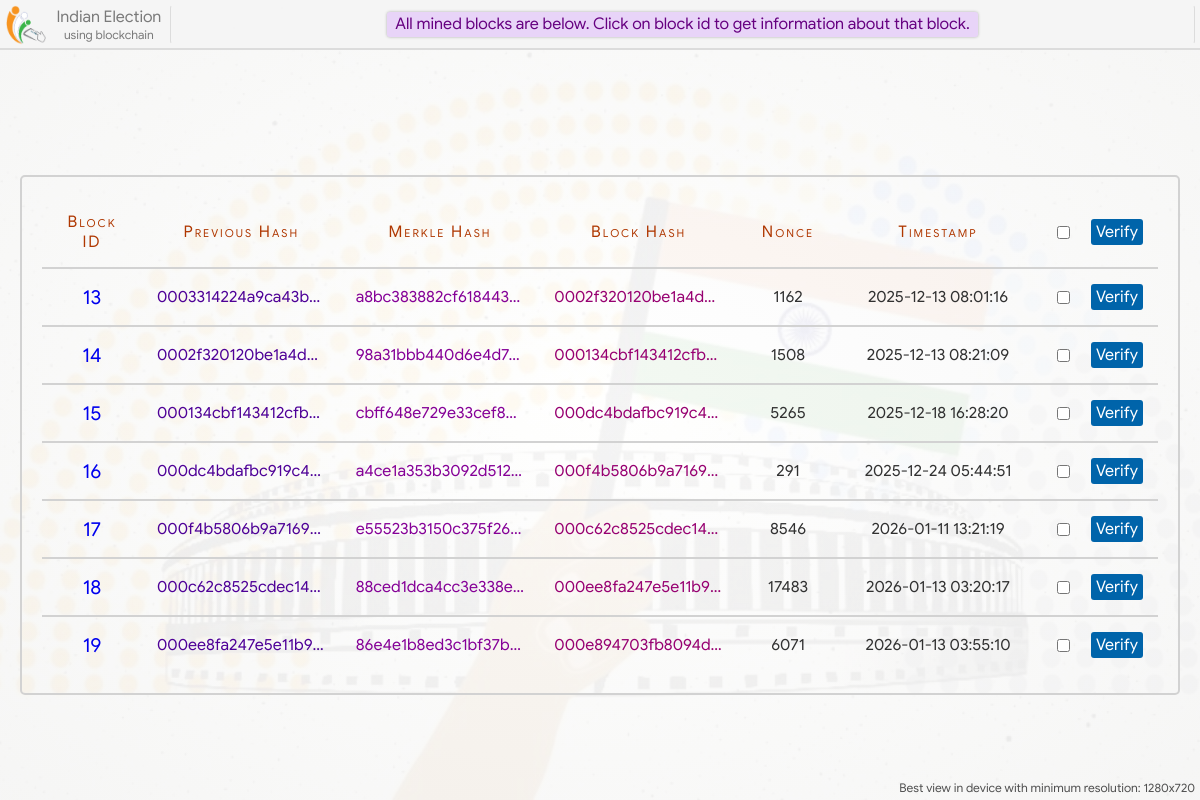
Screenshot of /blockchain/ with the database file from the repository.
### home/models.py (models this page shows)
class Block(models.Model):
    prev_hash = models.CharField(max_length=100, blank=True)
    merkle_hash = models.CharField(max_length=100, blank=True)
    this_hash = models.CharField(max_length=100, blank=True)
    nonce = models.IntegerField(null=True)
    timestamp = models.DateTimeField()

### home/views.py (the view)
# urls.py: path('blockchain/', views.blockchain, name='blockchain'),
def blockchain(request):
    blocks = Block.objects.all()
    return render(request, 'blockchain.html', {'blocks':blocks})

### home/templates/blockchain.html (shortened to what this page needs)
{% extends 'base.html' %}
{% load static %}
{% block head %}
    <link rel="stylesheet" type="text/css" href="{% static 'css/blockchain.css' %}">
{% endblock %}
{% block main_content %}
<div class="blocks">
    <table class="mine-block-result">
        <tr class="table-header">
            <td>Block ID</td>
            <td>Previous Hash</td>
            <td>Merkle Hash</td>
            <td>Block Hash</td>
            <td>Nonce</td>
            <td>Timestamp</td>
            <td> <div class="verify-button" title="Click to verify selected Blocks"> <input type="checkbox" onchange="verifySelect(this)"> <span onclick="verifyBlock(this)">Verify</span> </div> </td>
        </tr>
        {% if blocks %}
        {% for block in blocks %}
        <tr id="{{ block.id }}">
            <td> <a class="block-info-link" href="/block-info/?id={{block.id}}"> {{ block.id }} </a> </td>
            <td title="{{ block.prev_hash }}" style="color: rgb(78, 0, 151);">{{ block.prev_hash }}</td>
            <td title="{{ block.merkle_hash }}" style="color: rgb(133, 0, 151);">{{ block.merkle_hash }}</td>
            <td title="{{ block.this_hash }}" style="color: rgb(151, 0, 113);">{{ block.this_hash }}</td>
            <td>{{ block.nonce }}</td>
            <td>{{ block.timestamp|date:"Y-m-d" }} {{ block.timestamp|time:"H:i:s" }}</td>
            <td> <div class="verify-button" title="Click to verify this Block"> <input type="checkbox" onchange="verifySelect(this)"> <span onclick="verifyBlock(this)">Verify</span> </div> </td>
        </tr>
        {% endfor %}
        {% else %}
        <tr>
            <td colspan="7">No Blocks</td>
        </tr>
        {% endif %}
    </table>
</div>
{% endblock %}

### home/templates/base.html (shortened to what this page needs)
{% load static %}
<!DOCTYPE html>
<html lang="en">
<head>
    <link rel="stylesheet" type="text/css" href="{% static 'css/animations.css' %}">
    <link rel="stylesheet" type="text/css" href="{% static 'css/loading.css' %}">
    <link rel="stylesheet" type="text/css" href="{% static 'css/base.css' %}">
    <link rel="stylesheet" type="text/css" href="{% static 'css/home.css' %}">
    <link rel="stylesheet" type="text/css" href="{% static 'css/candidate-profile.css' %}">
    <link rel="stylesheet" type="text/css" href="{% static 'css/voting.css' %}">
    <link rel="stylesheet" type="text/css" href="{% static 'css/final-status.css' %}">
    {% block head %}{% endblock %}
</head>
<body>
    <div class="gradient"></div>
    <div class="main-content">
        {% block main_content %}{% endblock %}
    </div>
    <div class="header">
            <div class="logo" title="Navigation Bar">
                <img style="height: 40px; width: 40px; margin: auto;" src="{% static 'images/logo.png' %}">
                <div class="logo-text">
                    <span class="logo-text" style="font-size: 16px;">Indian Election</span>
                    <span class="logo-text" style="font-size: 12px;">using blockchain</span>
                </div>
            </div>
            <div class="status-box">
            </div>
    </div>
    <div class="view-msg">Best view in device with minimum resolution: 1280x720</div>
</body>
</html>

### home/static/css/base.css (style rules this page uses)
* { box-sizing: border-box; font-family: calibri; font-size: 20px; }
a { text-decoration: none; }
html, body { display: flex; padding: 0; margin: 0; width: 100%; min-height: 100%; }
body { display: flex; flex-direction: column; background: url('../images/vote-bg.jpg'); background-position: center; background-repeat: no-repeat; background-size: cover; background-attachment: fixed; }
.gradient { position: fixed; top: 0; left: 0; height: 100%; width: 100%; background: radial-gradient(rgba(255,255,255, 0.95), rgba(245,245,245, 0.95)); background-attachment: fixed; z-index: -10; }
.header { position: fixed; top: 0px; left: 0px; height: 50px; padding: 5px; padding-left: 0; display: flex; width: 100%; background: rgb(245, 245, 245, 0.95); border-bottom: 2px solid rgba(0,0,0,0.1); z-index: 7; }
.header > .logo { display: flex; min-width: 170px; width: max-content; padding-right: 3px; cursor: pointer; }
.header > .logo > .logo-text { margin: auto; color: rgba(0,0,0,0.5); margin-left: 5px; display: flex; flex-direction: column; text-align: center; }
.status-box { overflow: hidden; display: flex; flex-direction: column; margin: auto; flex: 1; border: 1px solid rgba(255, 0, 0, 0); border-left: 1px solid rgba(0,0,0,0.1); border-right: 1px solid rgba(0,0,0,0.1); border-radius: 3px; padding: 4px 10px; height: 39px; }
.main-content { display: flex; margin: auto; margin-top: 70px; min-height: calc(100% - 70px); padding: 20px; width: 100%; }
.view-msg { position: fixed; bottom: 5px; right: 5px; font-size: 12px; color: rgb(80, 80, 80); }

### home/static/css/blockchain.css (style rules this page uses)
.blocks { width: 100%; margin: auto; display: flex; padding: 20px; border: 2px solid rgb(210, 210, 210); border-radius: 5px; }
table.mine-block-result { width: 100%; border-collapse: collapse; word-wrap: break-word; table-layout: fixed; }
table.mine-block-result tr { border-bottom: 2px solid rgb(210, 210, 210); }
table.mine-block-result tr:last-child { border-bottom: none; }
table.mine-block-result td { text-align: center; padding: 15px; color: rgb(49, 49, 49); font-size: 16px; }
table.mine-block-result tr td:first-child { width: 100px; }
table.mine-block-result tr td:nth-child(5) { width: 100px; }
table.mine-block-result tr td:nth-child(6) { width: 200px; }
table.mine-block-result tr td:last-child { text-align: right; width: 120px; letter-spacing: 0; font-variant: normal; }
.verify-button { display: flex; justify-content: space-between; align-items: center; }
.verify-button span { padding: 0; margin: 0; font-size: 16px; background: rgba(0, 100, 170); font-weight: bold; padding: 3px 5px; border-radius: 3px; color: white; cursor: pointer; }
table.mine-block-result tr td:nth-child(2), table.mine-block-result tr td:nth-child(3), table.mine-block-result tr td:nth-child(4) { white-space: nowrap; overflow: hidden !important; text-overflow: ellipsis; }
tr.table-header td { color: #af3700; font-size: 16px; letter-spacing: 2px; font-variant: small-caps; }
.block-info-link { padding: 5px 12px; border-radius: 3px; transition: 0.3s; }

### rows the page displays
Block: id "13", prev_hash "0003314224a9ca43b…", merkle_hash "a8bc383882cf618443…", this_hash "0002f320120be1a4d…", nonce "1162", timestamp "2025-12-13", timestamp "08:01:16"
Block: id "14", prev_hash "0002f320120be1a4d…", merkle_hash "98a31bbb440d6e4d7…", this_hash "000134cbf143412cfb…", nonce "1508", timestamp "2025-12-13", timestamp "08:21:09"
Block: id "15", prev_hash "000134cbf143412cfb…", merkle_hash "cbff648e729e33cef8…", this_hash "000dc4bdafbc919c4…", nonce "5265", timestamp "2025-12-18", timestamp "16:28:20"
Block: id "16", prev_hash "000dc4bdafbc919c4…", merkle_hash "a4ce1a353b3092d512…", this_hash "000f4b5806b9a7169…", nonce "291", timestamp "2025-12-24", timestamp "05:44:51"
Block: id "17", prev_hash "000f4b5806b9a7169…", merkle_hash "e55523b3150c375f26…", this_hash "000c62c8525cdec14…", nonce "8546", timestamp "2026-01-11", timestamp "13:21:19"
Block: id "18", prev_hash "000c62c8525cdec14…", merkle_hash "88ced1dca4cc3e338e…", this_hash "000ee8fa247e5e11b9…", nonce "17483", timestamp "2026-01-13", timestamp "03:20:17"
Block: id "19", prev_hash "000ee8fa247e5e11b9…", merkle_hash "86e4e1b8ed3c1bf37b…", this_hash "000e894703fb8094d…", nonce "6071", timestamp "2026-01-13", timestamp "03:55:10"
